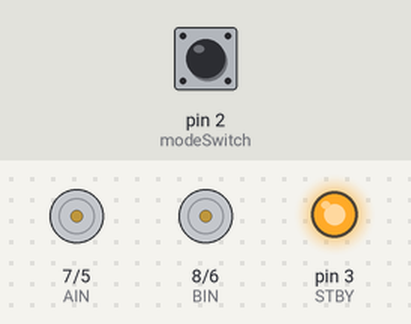
A sketch run on a simulated Arduino Uno, built with avr-gcc and run on an emulated ATmega328P. Shown: direction and speed pins drawn as motors (green arrow = direction pin HIGH = forward, orange = LOW = backward, longer = more drive, stopped while the standby pin is LOW), output pins drawn as LEDs (lit = HIGH). Inputs (shaded band) come from the test bench; at power-on: pin 2 (modeSwitch) LOW.

Above: at 0.1 s.
At 7.1 s:
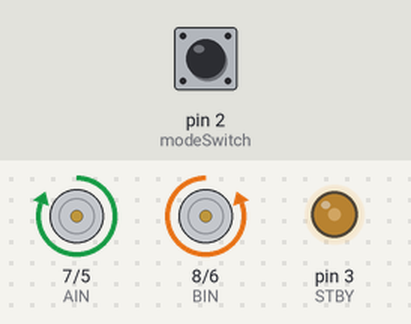
At 17.3 s:
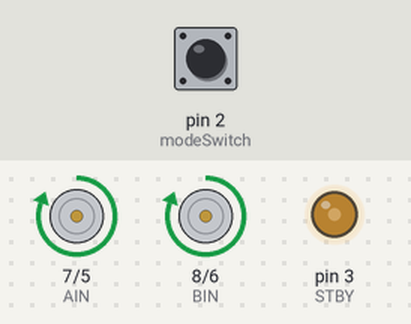
At 29.9 s:
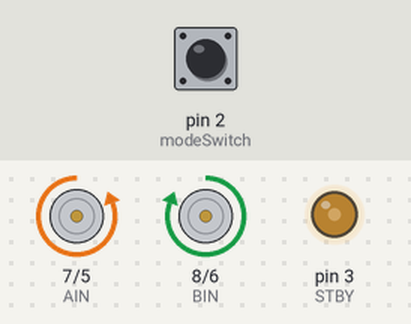
At 38.2 s:
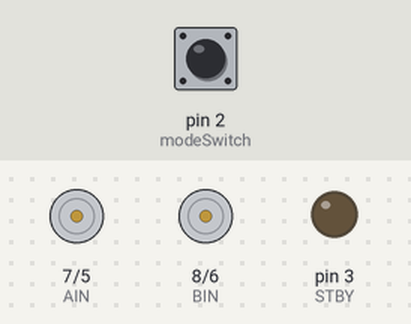
Timing chart, 0 to 39.7 s (numbered marks = the images above):
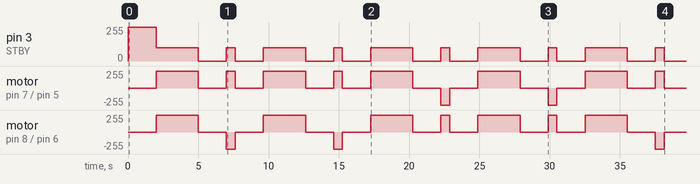

The sketch:

final.ino
```cpp
#include "globals.h"

void setup() {
Device_Setup();
}

//main loop
void loop() {

  // Waits for user input
  while (digitalRead(modeSwitch) == 1)
    ;

  delay(2000);

S_Path();

}


//functions
void Device_Setup()
{
    pinMode(PWMA, OUTPUT);
  pinMode(PWMB, OUTPUT);
  pinMode(BIN, OUTPUT);
  pinMode(AIN, OUTPUT);
  pinMode(STBY, OUTPUT);
  digitalWrite(STBY, HIGH);  //Enable Motors to run

  digitalWrite(PWMA, LOW);  // Fully on
 // digitalWrite(PWMA, HIGH);  // Fully on
}

// Function - accepts the time in milli-Seconds to go into standby for
void stopTime(int mS){
  digitalWrite(STBY, LOW);
  delay(mS);
  digitalWrite(STBY, HIGH);
}

void Straight()
{
  analogWrite(STBY, MaxSpeed);
  digitalWrite(AIN, HIGH);
  digitalWrite(BIN, HIGH);
  digitalWrite(PWMA, HIGH);
  digitalWrite(PWMB, HIGH);
  delay(driveTime);
  stopTime(breakTime);
}

void Right()
{
  analogWrite(STBY, MaxSpeed);
  digitalWrite(AIN, LOW);
  digitalWrite(BIN, HIGH);
  digitalWrite(PWMA, HIGH);
  digitalWrite(PWMB, HIGH);
  delay(turnTime);
  stopTime(breakTime);
}

void Left()
{
   analogWrite(STBY, MaxSpeed);
  digitalWrite(AIN, HIGH);
  digitalWrite(BIN, LOW);
  digitalWrite(PWMA, HIGH);
  digitalWrite(PWMB, HIGH);
  delay(turnTime);
  stopTime(breakTime);
}

void uTurn()
{
  analogWrite(STBY, MaxSpeed);
  digitalWrite(AIN, HIGH);
  digitalWrite(BIN, LOW);
  digitalWrite(PWMA, HIGH);
  digitalWrite(PWMB, HIGH);
  delay(turnTime);
  stopTime(breakTime);
}

void Stop()
{
  digitalWrite(AIN, LOW);
  digitalWrite(BIN, LOW);
  digitalWrite(PWMA, LOW);
  digitalWrite(PWMB, LOW);
  delay(driveTime);
}

void S_Path()
{
  Straight();
  Left();
  Straight();
  Left();
  Straight();
  Right();
  Straight();
  Right();
  Straight();
  uTurn();
  Straight();
  Left();
  Straight();
  Left();
  Straight();
  Right();
  Straight();
  Right();
  Straight();
  Stop();
}
```

globals.h
```cpp
#ifndef _globals_H_
#define _globals_H_

//function prototypes
void Device_Setup();
void stopTime(int mS); // Pauses car in between motions
void Straight(); // Moves Car Straight
void Right(); // Moves Car Right
void Left(); // Moves Car Left
void uTurn(); // Makes car perform a u-turn
void Stop(); // Stops car


//device information
#define PWMA 5
#define PWMB 6
#define AIN 7
#define BIN 8
#define STBY 3
#define MaxSpeed 100 // Maximum Speed of the Car
#define modeSwitch 2 // Mode Switch input

//Change variable time here
#define driveTime 3000 // duration the car drives straight
#define turnTime 630 // Duration the car takes on left and right turns
#define uTurnTime 1275 // Duration the car takes to make a u-turn
#define breakTime 2000 // Pause in between motions
#endif
```

Measured:
- by itself, pin 3 (STBY): repeats every 7.6 s: 0/255 2.0 s, 100/255 0.63 s, 0/255 2.0 s, 100/255 3.0 s
- by itself, motor on pin 7 (AIN) / pin 5 (PWMA): stopped → forward 255/255 at 2.0 s, → stopped 3.0 s later, → forward 255/255 2.0 s later, → stopped 0.63 s later, … (20 changes in this stretch)
- by itself, motor on pin 8 (BIN) / pin 6 (PWMB): stopped → forward 255/255 at 2.0 s, → stopped 3.0 s later, → backward 255/255 2.0 s later, → stopped 0.63 s later, … (20 changes in this stretch)
